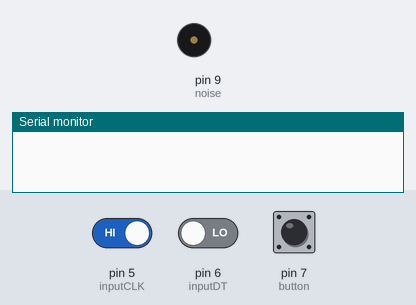
This sketch was run on a simulated Arduino Uno, built with avr-gcc and run on an emulated ATmega328P. Parts: buzzer (waves = sounding), the last lines printed to the serial monitor. The test bench sets the inputs (shaded band); at power-on: pin 5 (inputCLK) HIGH, pin 7 (button) LOW, pin 6 (inputDT) LOW.

Above: at 1.2 s.
1.3 s: pin 5 (inputCLK) driven LOW
At 1.9 s:
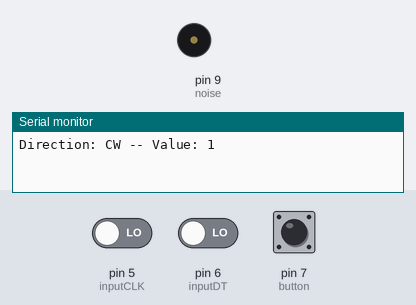
2.8 s: pin 7 (button) pulled HIGH for 0.15 s
At 3.5 s:
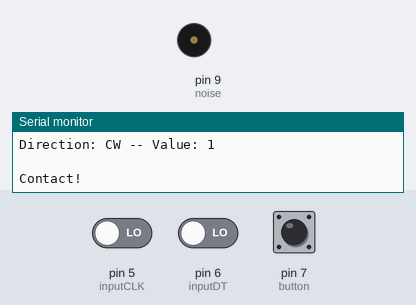
7.4 s: pin 5 (inputCLK) driven HIGH
At 7.51 s:
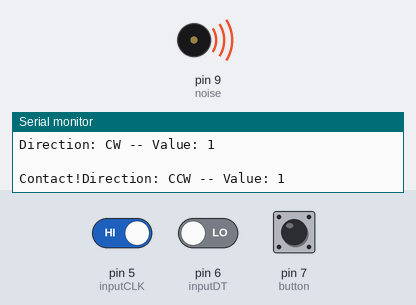
Timing chart, 0 to 9.9 s (numbered marks = the images above; inputs shaded):
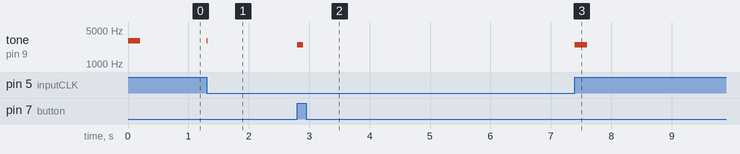

The sketch:

Spot_Welder.ino
```cpp
// CODE BY MATTIAS FLOYD

int trigger = 4; // assigns pin for variable pwm
int button= 7; //Pin for button
int tm = 50; //inical preset value for time delay for contactor on time
#define inputCLK 5 //a pin for rotary incoder knob
#define inputDT 6  //b pin for rotary encoder knob
#define noise 9 // sound pin
int counter = 0;
int currentStateCLK;
int previousStateCLK;
String encdir ="";

void setup()  // setup loop
{
  pinMode(trigger, OUTPUT); // declares pin 12 as output
  Serial.begin(9600); //Starts Serial
     // Set encoder pins as inputs
   pinMode (inputCLK,INPUT);
   pinMode (inputDT,INPUT);
     // Assign to previousStateCLK variable
   previousStateCLK = digitalRead(inputCLK);
   tone(noise, 3000, 200);

}
void loop()
{
   String in = "";


  while (Serial.available()<=0) //Checks for no serial input
  {

       // Read the current state of inputCLK
   currentStateCLK = digitalRead(inputCLK);

   // If the previous and the current state of the inputCLK are different then a pulse has occured
   if (currentStateCLK != previousStateCLK){

     // If the inputDT state is different than the inputCLK state then
     // the encoder is rotating counterclockwise
     if (digitalRead(inputDT) != currentStateCLK) {
      if (counter >> 1) {
         counter --;
       tone(noise, 2000, 10);
      }
      else {
        tone(noise, 2500, 200);
      }
       encdir ="CCW";
       tm = counter;
     } else {
       // Encoder is rotating clockwise
       counter ++;
       tone(noise, 3000, 10);
       encdir ="CW";
      tm = counter;
     }
     Serial.print("Direction: ");
     Serial.print(encdir);
     Serial.print(" -- Value: ");
     Serial.println(counter);
   }
   // Update previousStateCLK with the current state
   previousStateCLK = currentStateCLK;

    if (digitalRead(button) >> 0) {
       Serial.println("   ");    //This Section Displays the values over serial
       Serial.print("Contact!");
      tone(noise, 2500, 100); // play tone for alert
      delay(350);  //time so it's not just instant
      digitalWrite(trigger, HIGH); // sets pin 12 HIGH for contactor
      delay(tm);
      digitalWrite(trigger, LOW); //sets pin 12 LOW for contactor

      while (!(digitalRead(button) <= 0)) { //wait until button is depressed
        delay (10);
  }
    }
  }


   if (Serial.available()>0) //Checks for serial Input
  {

    while (Serial.available()>0) //loop while serial is being inputed
    {
  in += char(Serial.read()); //puts the serial charecters into the String
  delay(250);
  }
   int val = in.toInt(); //converts the input string into a integer
   tm = val;
  }


  Serial.println("   ");    //This Section Displays the values over serial
  Serial.print("Time: ");
  Serial.print(tm);
  Serial.print("ns");


 delay(5); //delay for smoothness


}
```

Measured:
- after the input at 1.3 s, tone on pin 9 (noise): silent → 3000 Hz at once, → silent 0.01 s later
- after the input at 2.8 s, tone on pin 9 (noise): silent → 2500 Hz at once, → silent 0.10 s later
- after the input at 7.4 s, tone on pin 9 (noise): silent → 2500 Hz at once, → silent 0.20 s later
